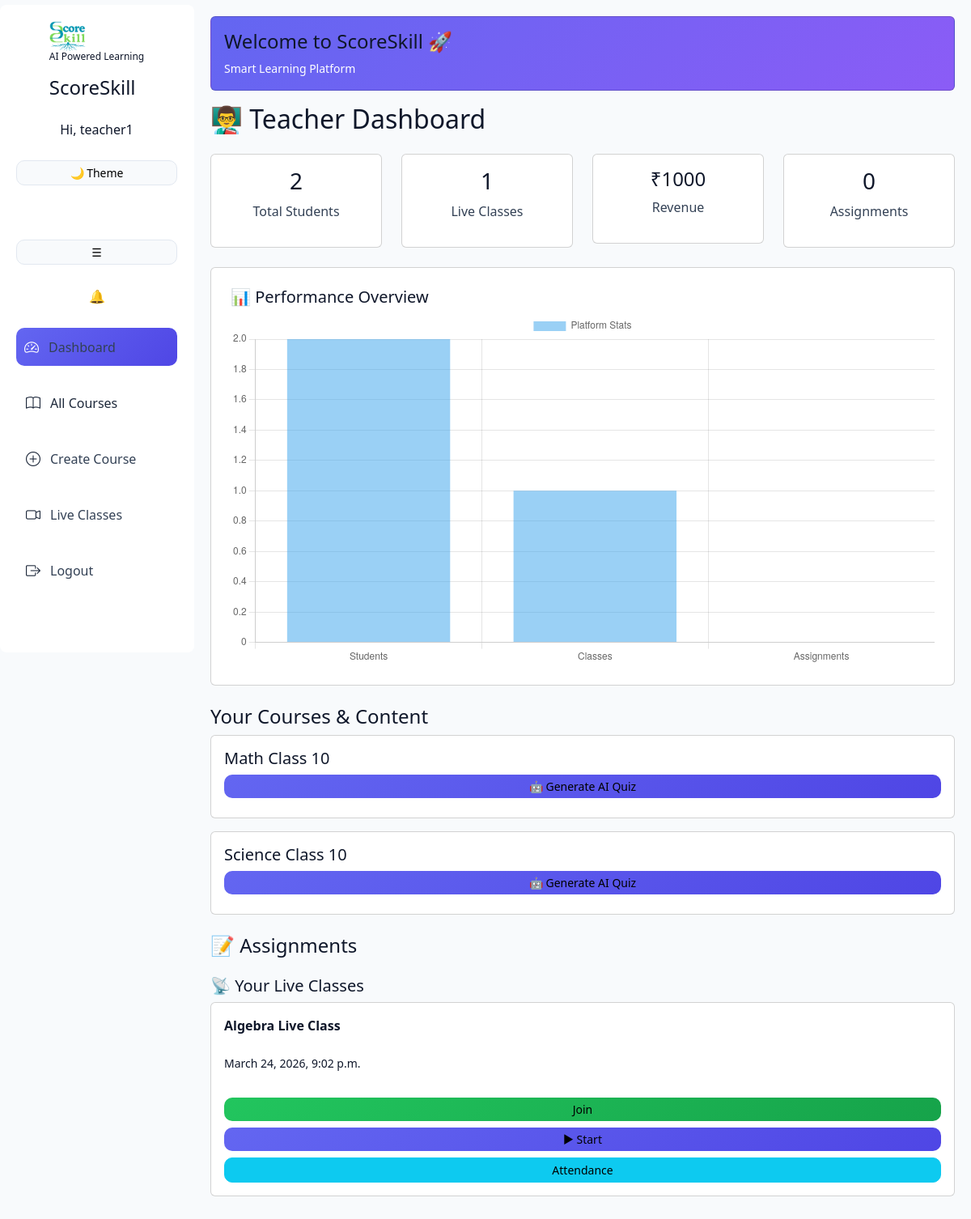
Screenshot of /dashboard/ (signed in) with the database file from the repository.
### core/models.py (models this page shows, shortened)
class User(AbstractUser):
    USER_TYPE_CHOICES = (
        ('teacher', 'Teacher'),
        ('student', 'Student'),
    )
    user_type = models.CharField(
        max_length=10,
        choices=USER_TYPE_CHOICES,
        default='student'
    )
    last_seen = models.DateTimeField(null=True, blank=True)

class Course(models.Model):
    title = models.CharField(max_length=200)
    description = models.TextField()
    teacher = models.ForeignKey(User, on_delete=models.CASCADE)
    price = models.IntegerField(default=499)
    is_private = models.BooleanField(default=False)   # 👈 ADD THIS

class LiveClass(models.Model):
    title = models.CharField(max_length=200)
    course = models.ForeignKey(Course, on_delete=models.CASCADE)
    date = models.DateTimeField()
    meeting_link = models.URLField(null=True, blank=True)
    whiteboard_link = models.URLField(null=True, blank=True)
    is_live = models.BooleanField(default=False)
    is_completed = models.BooleanField(default=False)
    teacher_started = models.BooleanField(default=False)

### core/views.py (the view, shortened to what this page needs)
# urls.py: path('dashboard/', views.dashboard, name='dashboard'),
def dashboard(request):
    from django.utils.timezone import now
    if not request.user.is_authenticated:
        request.user.last_seen = now()
        request.user.save()
        return redirect('login')
    recordings = []
    if getattr(request.user, 'user_type', None) == 'teacher':
        courses = Course.objects.filter(teacher=request.user)
        total_students = Enrollment.objects.filter(course__in=courses).count()
        total_classes = LiveClass.objects.filter(course__in=courses).count()
        total_revenue = Enrollment.objects.filter(
            course__in=courses
        ).count() * 500  # temporary logic
        total_assignments = Assignment.objects.filter(
            lesson__module__course__in=courses
        ).count()
        live_classes = LiveClass.objects.filter(course__in=courses)
        notifications = Notification.objects.filter(
            user=request.user
        ).order_by('-created_at')[:5]
        notification_count = Notification.objects.filter(
            user=request.user,
            is_read=False
        ).count()
        return render(request, 'teacher_dashboard.html', {
            'courses': courses,
            'total_students': total_students,
            'total_classes': total_classes,
            'total_revenue': total_revenue,
            'total_assignments': total_assignments,
            'live_classes': live_classes,
            'notification_count': notification_count,
            'notifications': notifications,
        })

### core/templates/teacher_dashboard.html (shortened to what this page needs)
{% extends 'base.html' %}
{% block content %}
<h2 class="mb-4">👨‍🏫 Teacher Dashboard</h2>
<div class="row g-4 mb-4">
    <div class="col-md-3">
        <div class="card p-3 text-center">
            <h3>{{ total_students }}</h3>
            <p>Total Students</p>
        </div>
    </div>
    <div class="col-md-3">
        <div class="card p-3 text-center">
            <h3>{{ total_classes }}</h3>
            <p>Live Classes</p>
        </div>
    </div>
    <div class="col-md-3">
        <div class="card p-3 text-center">
            <h4>₹{{ total_revenue }}</h4>
            <p>Revenue</p>
        </div>
    </div>
    <div class="col-md-3">
        <div class="card p-3 text-center">
            <h3>{{ total_assignments|default:0 }}</h3>
            <p>Assignments</p>
        </div>
    </div>
</div>
<div class="card p-4 mb-4">
    <h5>📊 Performance Overview</h5>
    <canvas id="myChart"></canvas>
</div>
<script>
document.addEventListener("DOMContentLoaded", function () {
    const students = Number("{{ total_students|default:'0' }}");
    const classes = Number("{{ total_classes|default:'0' }}");
    const assignments = Number("{{ total_assignments|default:'0' }}");
    const ctx = document.getElementById('myChart');
    if (ctx) {
        new Chart(ctx, {
            type: 'bar',
            data: {
                labels: ['Students', 'Classes', 'Assignments'],
                datasets: [{
                    label: 'Platform Stats',
                    data: [students, classes, assignments]
                }]
            },
            options: {
                responsive: true,
                plugins: {
                    legend: {
                        display: true
                    }
                }
            }
        });
    }
});
</script>
<h4>Your Courses & Content</h4>
{% for course in courses %}
<div class="card p-3 mb-3">
    <h5>{{ course.title }}</h5>
    <a href="/ai-quiz/{{ course.id }}/" class="btn btn-sm btn-primary mb-2">
        🤖 Generate AI Quiz
    </a>
</div>
{% endfor %}
<h4 class="mt-4">📝 Assignments</h4>
<h5 class="mt-4">📡 Your Live Classes</h5>
{% for cls in live_classes %}
<div class="card p-3 mb-2">
    <strong>{{ cls.title }}</strong><br>
    <small>{{ cls.date }}</small><br>
    <a href="/live-class/{{ cls.id }}/" target="_blank" class="btn btn-success btn-sm mt-2">
        Join
    </a>
    {% if not cls.is_active %}
        <a href="/start-class/{{ cls.id }}/" class="btn btn-primary btn-sm mt-2">
            ▶ Start
        </a>
    {% else %}
        <a href="/stop-class/{{ cls.id }}/" class="btn btn-danger btn-sm mt-2">
            ⏹ Stop
        </a>
    {% endif %}
        <a href="/attendance/{{ cls.id }}/" class="btn btn-info btn-sm mt-2">
            Attendance
        </a>
</div>
{% endfor %}
{% endblock %}

### core/templates/base.html (shortened to what this page needs)
<!DOCTYPE html>
<html>
{% load static %}
<head>
    <link href="https://cdn.jsdelivr.net/npm/bootstrap@5.3.0/dist/css/bootstrap.min.css" rel="stylesheet">
    <link href="https://cdn.jsdelivr.net/npm/bootstrap-icons/font/bootstrap-icons.css" rel="stylesheet">
</head>
<body>
<div class="sidebar" id="sidebar">
    <h4>
        <img src="{% static 'scoreskill_logo.png' %}" class="logo" width="45">
        <p style="font-size:12px; color:#94a3b8;">AI Powered Learning</p>
        ScoreSkill
    </h4>
    {% if request.user.is_authenticated %}
        <p class="mt-2">Hi, {{ request.user.username }}</p>
    {% endif %}
    <button onclick="toggleDarkMode()" class="btn btn-sm btn-outline-secondary mb-3 w-100">
        🌙 Theme
    </button>
    <button onclick="toggleSidebar()" class="btn btn-sm btn-outline-secondary mb-3">
        ☰
    </button>
    {% if request.user.is_authenticated %}
        <div style="position: relative;">
            <button onclick="toggleNotifications()"
                style="background:none;border:none;color:white;cursor:pointer;position:relative;">
                🔔
            </button>
        </div>
        <a href="/dashboard/" class="active">
            <i class="bi bi-speedometer2"></i>
            <span>Dashboard</span>
        </a>
        <a href="/courses/"><i class="bi bi-book"></i> All Courses</a>
        {% if request.user.user_type == 'teacher' %}
            <a href="/create-course/">
                <i class="bi bi-plus-circle"></i>
                <span>Create Course</span>
            </a>
            <a href="/create-live-class/">
                <i class="bi bi-camera-video"></i>
                <span>Live Classes</span>
            </a>
        {% endif %}
        <a href="/logout/">
            <i class="bi bi-box-arrow-right"></i>
            <span>Logout</span>
        </a>
    {% endif %}
</div>
<div class="main">
    <div class="content-wrapper">
        <div class="card p-3 mb-3" style="background: linear-gradient(135deg, #6366f1, #8b5cf6); color:white;">
            <h4>Welcome to ScoreSkill 🚀</h4>
            <small>Smart Learning Platform</small>
        </div>
        {% block content %}
        {% endblock %}
    </div>
</div>
</body>
</html>

### core/templates/base.html (style rules this page uses)
body { background: #f8fafc; color: #0f172a; }
.sidebar { background: #ffffff; color: #1e293b; backdrop-filter: blur(15px); border-right: 1px solid rgba(255,255,255,0.1); width: 240px; height: 100vh; position: fixed; top: 0; left: 0; padding: 20px; z-index: 1000; border-radius: 8px; display: flex; align-items: center; gap: 10px; margin: 6px 0; text-decoration: none; transition: 0.3s; flex-direction: column; }
.sidebar a { display: flex; width: 100%; padding: 10px 12px; margin: 6px 0; border-radius: 10px; text-decoration: none; color: #1e293b; align-items: center; gap: 12px; transition: all 0.3s ease; font-weight: 500; overflow-y: auto; scrollbar-width: thin; }
.sidebar button { width: 100%; margin-bottom: 10px; display: block; width: 100%; }
.sidebar .btn { color: #0f172a; border: 1px solid #e2e8f0; background: #f8fafc; }
.sidebar a.active { background: linear-gradient(135deg, #6366f1, #4f46e5); color: white !important; padding: 10px; border-radius: 10px; }
.sidebar h4, .sidebar p { color: #0f172a !important; }
.sidebar i { font-size: 18px; }
.main { margin-left: 240px; padding: 20px; width: calc(100% - 240px); min-height: 100vh; transition: 0.3s; }
.card { background: #ffffff; color: #0f172a; animation: fadeIn 0.4s ease-in; }
.btn { border-radius: 10px; color: #000 !important; }
.btn-success { background: linear-gradient(135deg, #22c55e, #16a34a); border: none; }
.btn-primary { background: linear-gradient(135deg, #6366f1, #4f46e5); border: none; }
.card { animation: fadeIn 0.5s ease-in; }
h1, h2, h3, h4, h5, h6 { color: #0f172a; }
p, span { color: #334155; }
.logo { transition: 0.3s ease; }
.content-wrapper { padding: 0; margin: 0; width: 100%; }

### rows the page displays
User: user.username "teacher1"
Course: title "Math Class 10"
Course: title "Science Class 10"
LiveClass: title "Algebra Live Class", date "March 24, 2026, 9:02 p.m."

### other values shown
{{ total_students }} "2"
{{ total_classes }} "1"
{{ total_revenue }} "1000"
{{ total_assignments|default:0 }} "0"
chart data {{ total_students|default:'0' }} 2
chart data {{ total_classes|default:'0' }} 1
chart data {{ total_assignments|default:'0' }} 0
